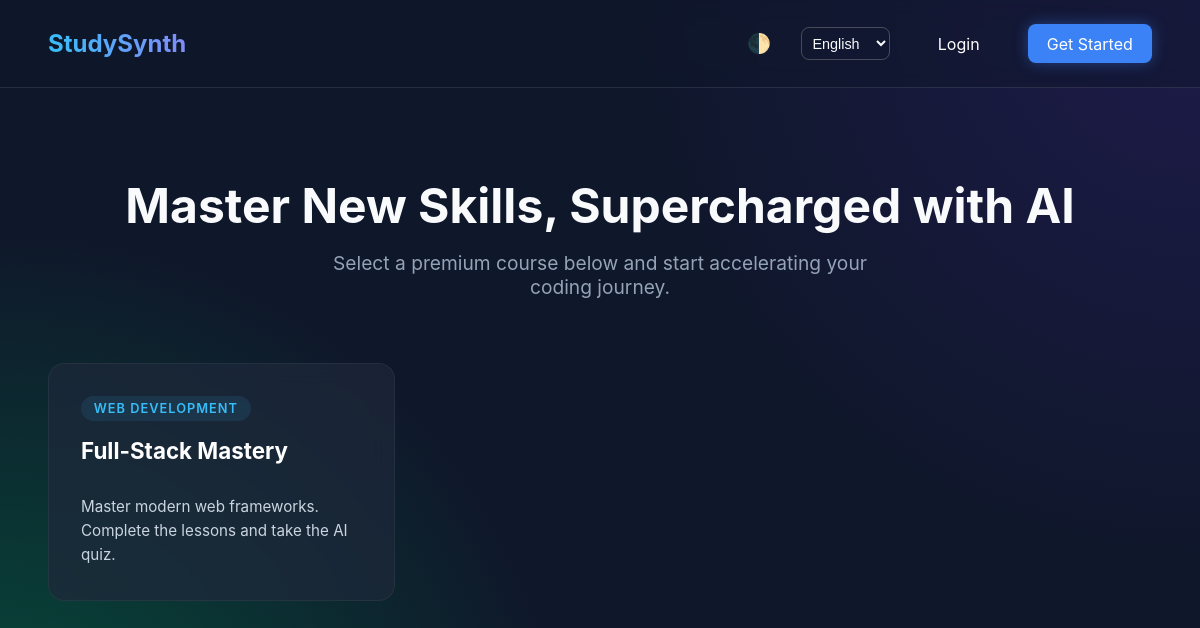
/, run on an earlier commit of the app's database.
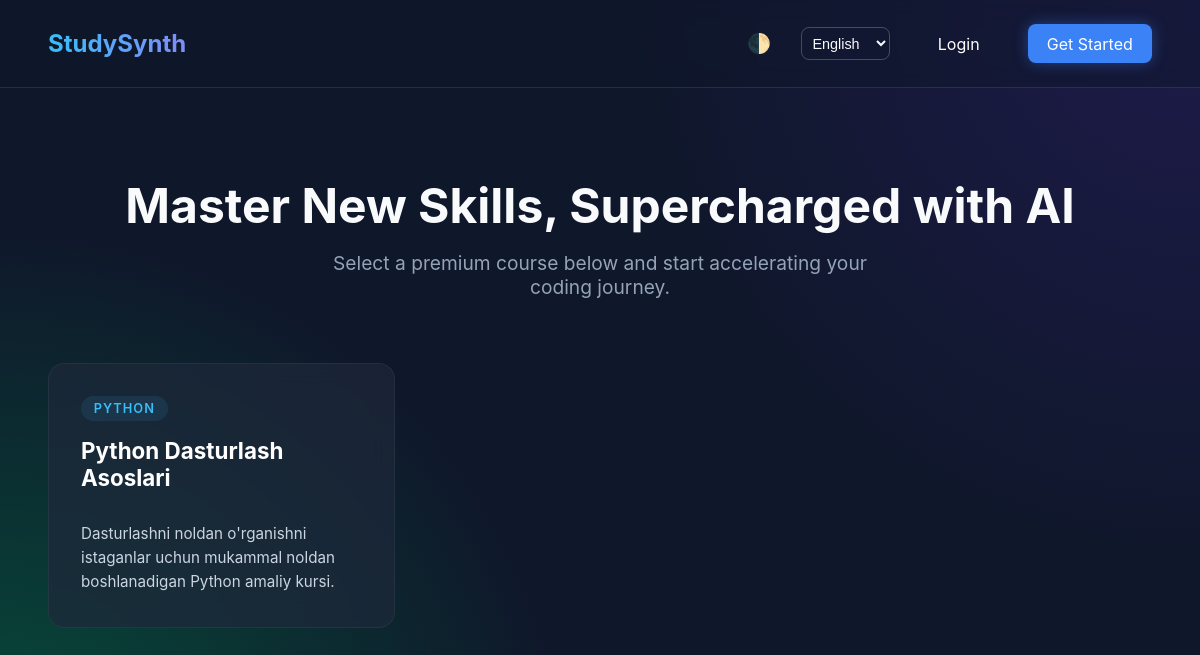
And on a later commit of the database.
### apps/courses/models.py (models this page shows, shortened)
class Course(models.Model):
    title = models.CharField(max_length=255)
    description = models.TextField()
    category = models.ForeignKey(Category, on_delete=models.SET_NULL, null=True, blank=True, related_name='courses')
    legacy_category = models.CharField(max_length=100, blank=True, null=True, help_text="Old flat category")
    video_url = models.URLField(max_length=500, blank=True, null=True, help_text="Tashqi havola (YouTube / Vimeo)")
    video_file = models.FileField(upload_to="videos/courses/", blank=True, null=True, help_text="Kompyuterdan MP4 video yuklash")
    created_at = models.DateTimeField(auto_now_add=True)
    updated_at = models.DateTimeField(auto_now=True)
    class Meta:
        ordering = ['-created_at']

class Category(models.Model):
    field = models.ForeignKey(Field, on_delete=models.CASCADE, related_name='categories')
    name = models.CharField(max_length=100, help_text="e.g. Frontend, Backend")
    slug = models.SlugField(max_length=100, unique=True)

### apps/courses/ui_views.py (the view)
# urls.py: path('', CatalogView.as_view(), name='home'),
class CatalogView(ListView):
    model = Course
    template_name = 'index.html'
    context_object_name = 'courses'
    def get_context_data(self, **kwargs):
        context = super().get_context_data(**kwargs)
        context['categories'] = Category.objects.all()
        return context

### templates/index.html (shortened to what this page needs)
{% extends 'base.html' %}
{% block content %}
<div class="hero">
    <h2>Master New Skills, Supercharged with AI</h2>
    <p>Select a premium course below and start accelerating your coding journey.</p>
</div>
<div class="courses-grid">
    {% for course in courses %}
    <a href="{% url 'course-detail' course.id %}" class="course-card">
        <span class="badge">{{ course.category.name|default:"Uncategorized" }}</span>
        <h3 class="course-title">{{ course.title }}</h3>
        <p class="course-desc">{{ course.description|truncatewords:20 }}</p>
    </a>
    {% empty %}
    <p style="text-align:center; color:#94a3b8; grid-column:1/-1;">No courses available yet. Admins must add them.</p>
    {% endfor %}
</div>
{% endblock %}

What changed in the data, as far as the page shows it:
removed Course: category.name "WEB DEVELOPMENT", title "Full-Stack Mastery", description "Master modern web frameworks. Complete the lessons and take the AI quiz."
added Course: category.name "PYTHON", title "Python Dasturlash Asoslari", description "Dasturlashni noldan o'rganishni istaganlar uchun mukammal noldan boshlanadigan Python amaliy kursi."
